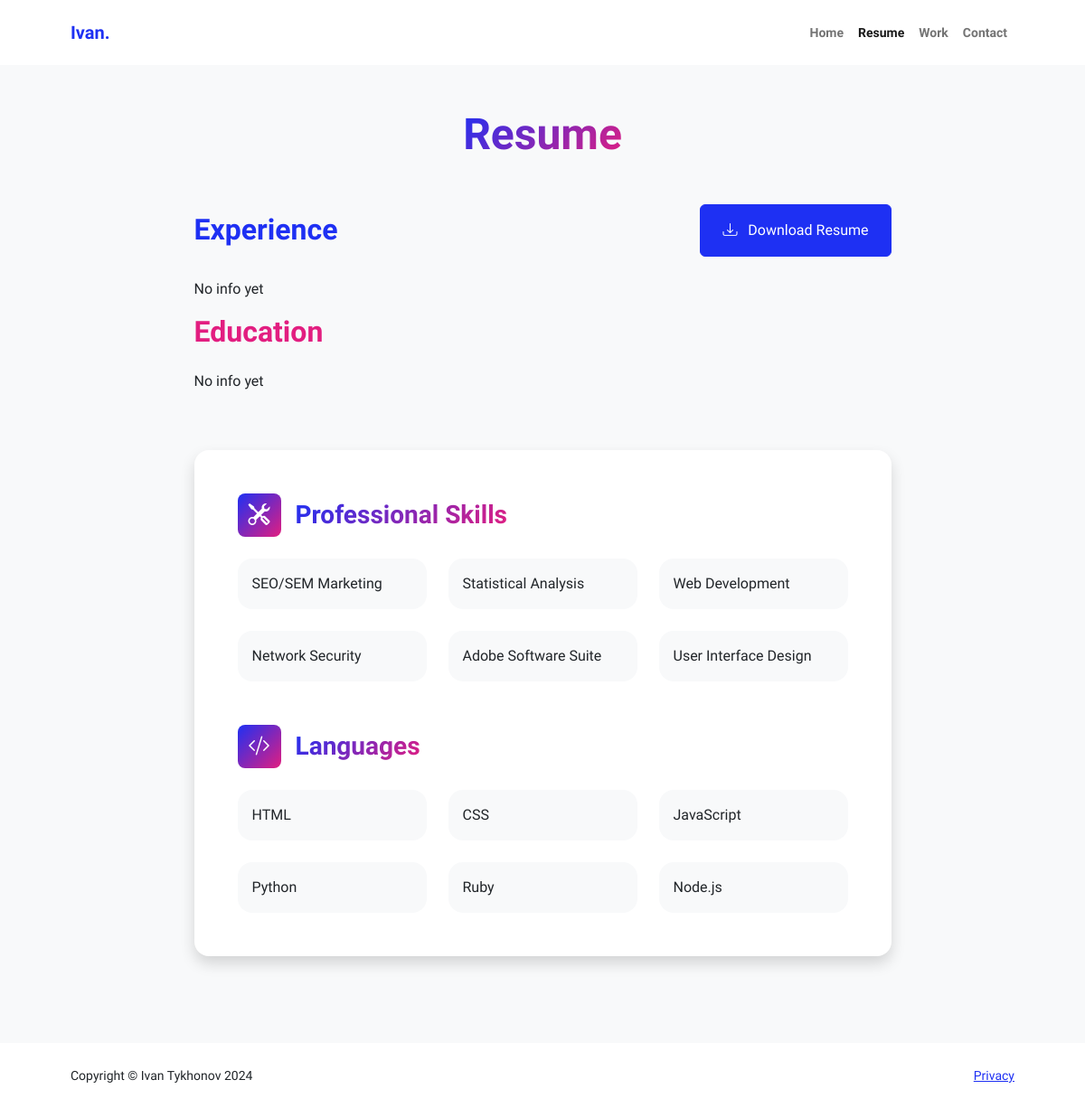
The app's page /resume, older data.
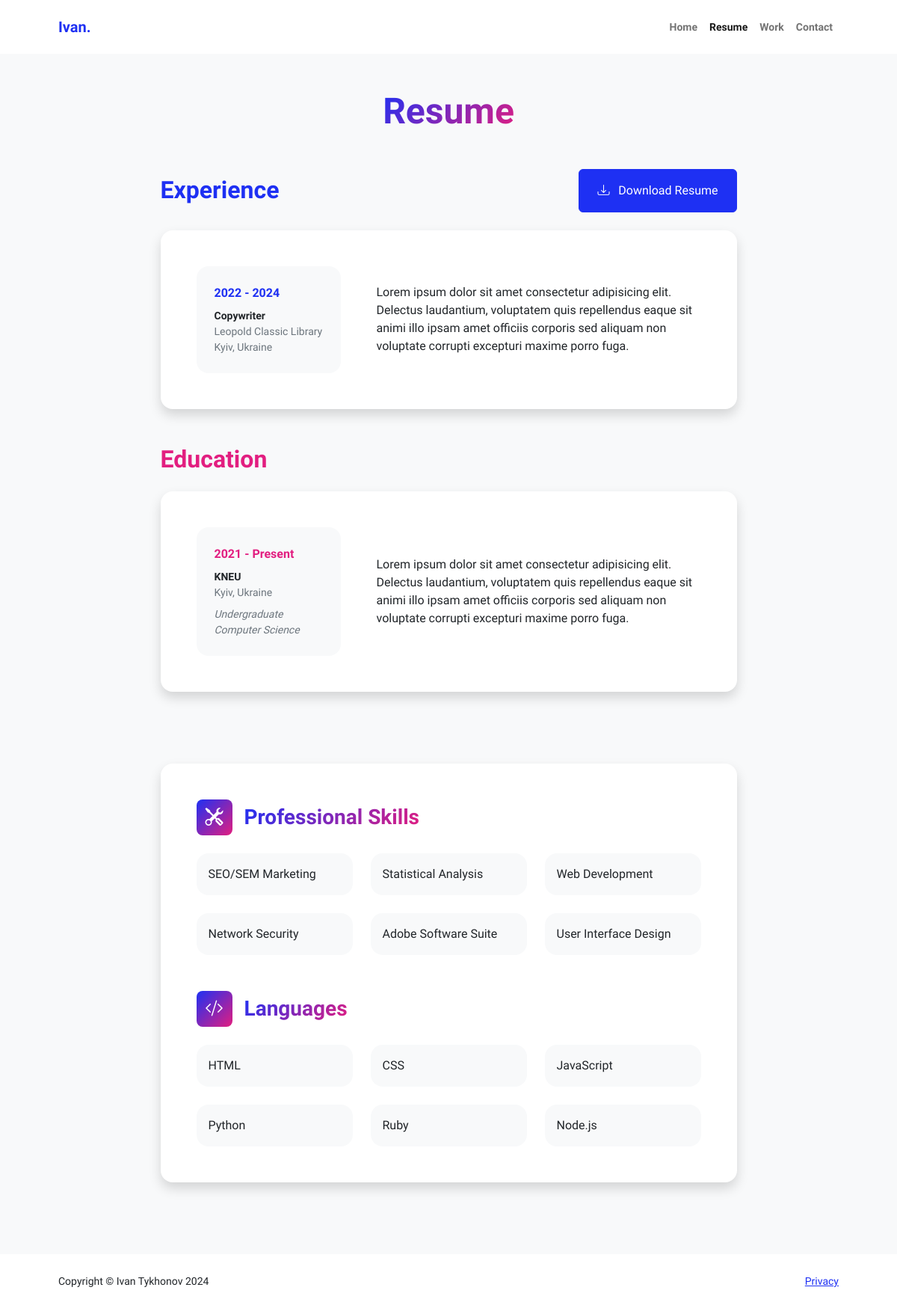
The same page, newer data.
### pfapp/models.py (models this page shows, shortened)
class Experience(models.Model):
    position = models.CharField(max_length=30)
    company = models.CharField(max_length=30)
    location = models.CharField(max_length=30)
    date_range = models.CharField(max_length=15)
    description = models.TextField()

class Education(models.Model):
    institution_name = models.CharField(max_length=30)
    location = models.CharField(max_length=30)
    degree = models.CharField(max_length=30)
    field = models.CharField(max_length=30)
    date_range = models.CharField(max_length=15)
    description = models.TextField()

### pfapp/views.py (the view)
# urls.py: path("resume", views.resume, name="resume"),
def resume(request):
    experiences = Experience.objects.all()
    educations = Education.objects.all()
    context = {
        'exp_s': experiences,
        'edu_s': educations,
    }
    return render(request, 'pfapp/resume.html', context)

### pfapp/templates/pfapp/resume.html (shortened to what this page needs)
{% extends 'pfapp/base.html' %}
{% block content%}
<body class="d-flex flex-column h-100 bg-light">
    <main class="flex-shrink-0">
        <div class="container px-5 my-5">
            <div class="text-center mb-5">
                <h1 class="display-5 fw-bolder mb-0"><span class="text-gradient d-inline">Resume</span></h1>
            </div>
            <div class="row gx-5 justify-content-center">
                <div class="col-lg-11 col-xl-9 col-xxl-8">
                    <section>
                        <div class="d-flex align-items-center justify-content-between mb-4">
                            <h2 class="text-primary fw-bolder mb-0">Experience</h2>
                            <a class="btn btn-primary px-4 py-3" href="#!">
                                <div class="d-inline-block bi bi-download me-2"></div>
                                Download Resume
                            </a>
                        </div>
                        {% if exp_s %}
                            {% for experience in exp_s %}
                                <div class="card shadow border-0 rounded-4 mb-5">
                                    <div class="card-body p-5">
                                        <div class="row align-items-center gx-5">
                                            <div class="col text-center text-lg-start mb-4 mb-lg-0">
                                                <div class="bg-light p-4 rounded-4">
                                                    <div class="text-primary fw-bolder mb-2">{{ experience.date_range }}</div>
                                                    <div class="small fw-bolder">{{ experience.position }}</div>
                                                    <div class="small text-muted">{{ experience.company }}</div>
                                                    <div class="small text-muted">{{ experience.location }}</div>
                                                </div>
                                            </div>
                                            <div class="col-lg-8"><div>{{ experience.description }}</div></div>
                                        </div>
                                    </div>
                                </div>
                            {% endfor %}
                        {% else %}
                            <p>No info yet</p>
                        {% endif %}
                    </section>
                    <section>
                        <h2 class="text-secondary fw-bolder mb-4">Education</h2>
                        {% if edu_s %}
                            {% for education in edu_s %}
                                <div class="card shadow border-0 rounded-4 mb-5">
                                    <div class="card-body p-5">
                                        <div class="row align-items-center gx-5">
                                            <div class="col text-center text-lg-start mb-4 mb-lg-0">
                                                <div class="bg-light p-4 rounded-4">
                                                    <div class="text-secondary fw-bolder mb-2">{{ education.date_range }}</div>
                                                    <div class="mb-2">
                                                        <div class="small fw-bolder">{{ education.institution_name }}</div>
                                                        <div class="small text-muted">{{ education.location }}</div>
                                                    </div>
                                                    <div class="fst-italic">
                                                        <div class="small text-muted">{{ education.degree }}</div>
                                                        <div class="small text-muted">{{ education.field }}</div>
                                                    </div>
                                                </div>
                                            </div>
                                            <div class="col-lg-8"><div>{{ education.description }}</div></div>
                                        </div>
                                    </div>
                                </div>
                            {% endfor %}
                        {% else %}
                            <p>No info yet</p>
                        {% endif %}
                    </section>
                    <div class="pb-5"></div>
                    <section>
                        <div class="card shadow border-0 rounded-4 mb-5">
                            <div class="card-body p-5">
                                <div class="mb-5">
                                    <div class="d-flex align-items-center mb-4">
                                        <div class="feature bg-primary bg-gradient-primary-to-secondary text-white rounded-3 me-3"><i class="bi bi-tools"></i></div>
                                        <h3 class="fw-bolder mb-0"><span class="text-gradient d-inline">Professional Skills</span></h3>
                                    </div>
                                    <div class="row row-cols-1 row-cols-md-3 mb-4">
                                        <div class="col mb-4 mb-md-0"><div class="d-flex align-items-center bg-light rounded-4 p-3 h-100">SEO/SEM Marketing</div></div>
                                        <div class="col mb-4 mb-md-0"><div class="d-flex align-items-center bg-light rounded-4 p-3 h-100">Statistical Analysis</div></div>
                                        <div class="col"><div class="d-flex align-items-center bg-light rounded-4 p-3 h-100">Web Development</div></div>
                                    </div>
                                    <div class="row row-cols-1 row-cols-md-3">
                                        <div class="col mb-4 mb-md-0"><div class="d-flex align-items-center bg-light rounded-4 p-3 h-100">Network Security</div></div>
                                        <div class="col mb-4 mb-md-0"><div class="d-flex align-items-center bg-light rounded-4 p-3 h-100">Adobe Software Suite</div></div>
                                        <div class="col"><div class="d-flex align-items-center bg-light rounded-4 p-3 h-100">User Interface Design</div></div>
                                    </div>
                                </div>
                                <div class="mb-0">
                                    <div class="d-flex align-items-center mb-4">
                                        <div class="feature bg-primary bg-gradient-primary-to-secondary text-white rounded-3 me-3"><i class="bi bi-code-slash"></i></div>
                                        <h3 class="fw-bolder mb-0"><span class="text-gradient d-inline">Languages</span></h3>
                                    </div>
                                    <div class="row row-cols-1 row-cols-md-3 mb-4">
                                        <div class="col mb-4 mb-md-0"><div class="d-flex align-items-center bg-light rounded-4 p-3 h-100">HTML</div></div>
                                        <div class="col mb-4 mb-md-0"><div class="d-flex align-items-center bg-light rounded-4 p-3 h-100">CSS</div></div>
                                        <div class="col"><div class="d-flex align-items-center bg-light rounded-4 p-3 h-100">JavaScript</div></div>
                                    </div>
                                    <div class="row row-cols-1 row-cols-md-3">
                                        <div class="col mb-4 mb-md-0"><div class="d-flex align-items-center bg-light rounded-4 p-3 h-100">Python</div></div>
                                        <div class="col mb-4 mb-md-0"><div class="d-flex align-items-center bg-light rounded-4 p-3 h-100">Ruby</div></div>
                                        <div class="col"><div class="d-flex align-items-center bg-light rounded-4 p-3 h-100">Node.js</div></div>
                                    </div>
                                </div>
                            </div>
                        </div>
                    </section>
                </div>
            </div>
        </div>
    </main>
</body>
{% endblock %}

### pfapp/templates/pfapp/base.html (shortened to what this page needs)
<!DOCTYPE html>
{% load static %}
<html lang="en">
<head>
        <link href="https://cdn.jsdelivr.net/npm/bootstrap-icons@1.8.1/font/bootstrap-icons.css" rel="stylesheet" />
        <link href="{% static 'pfapp/css/styles.css' %}" rel="stylesheet" />
</head>
<body>
{% include 'pfapp/navbar.html' %}
<main>
    {% block content %}
    {% endblock %}
</main>
{% url 'privacy' as privacy_url %}
<footer class="bg-white py-4 mt-auto">
    <div class="container px-5">
        <div class="row align-items-center justify-content-between flex-column flex-sm-row">
            <div class="col-auto"><div class="small m-0">Copyright &copy; Ivan Tykhonov 2024</div></div>
            <div class="col-auto">
                <a class="small" href="{{ privacy_url }}">Privacy</a>
            </div>
        </div>
    </div>
</footer>
</body>
</html>

### pfapp/templates/pfapp/navbar.html (shortened to what this page needs)
{% url 'index' as index_url %}
{% url 'resume' as resume_url %}
{% url 'work' as work_url %}
{% url 'contact' as contact_url %}
<nav class="navbar navbar-expand-lg navbar-light bg-white py-3">
    <div class="container px-5">
        <a class="navbar-brand" href="{{ index_url }}"><span class="fw-bolder text-primary">Ivan.</span></a>
        <div class="collapse navbar-collapse" id="navbarSupportedContent">
            <ul class="navbar-nav ms-auto mb-2 mb-lg-0 small fw-bolder">
                <li class="nav-item"><a class="nav-link {% if request.path == index_url %}active{% endif %}" href="{{ index_url }}">Home</a></li>
                <li class="nav-item"><a class="nav-link {% if request.path == resume_url %}active{% endif %}" href="{{ resume_url }}">Resume</a></li>
                <li class="nav-item"><a class="nav-link {% if request.path == work_url %}active{% endif %}" href="{{ work_url }}">Work</a></li>
                <li class="nav-item"><a class="nav-link {% if request.path == contact_url %}active{% endif %}" href="{{ contact_url }}">Contact</a></li>
            </ul>
        </div>
    </div>
</nav>

Row changes from the older to the newer data that the page shows:
added Experience: date_range "2022 - 2024", position "Copywriter", company "Leopold Classic Library", location "Kyiv, Ukraine", description "Lorem ipsum dolor sit amet consectetur adipisicing elit. Delectus laudantium, voluptatem quis repellendus eaque sit animi illo ipsam amet officiis corporis sed aliquam non voluptate corrupti excepturi maxime porro fuga."
added Education: date_range "2021 - Present", institution_name "KNEU", location "Kyiv, Ukraine", degree "Undergraduate", field "Computer Science", description "Lorem ipsum dolor sit amet consectetur adipisicing elit. Delectus laudantium, voluptatem quis repellendus eaque sit animi illo ipsam amet officiis corporis sed aliquam non voluptate corrupti excepturi maxime porro fuga."
Text that changed along with them:
text no longer shown: "No info yet No info yet"
